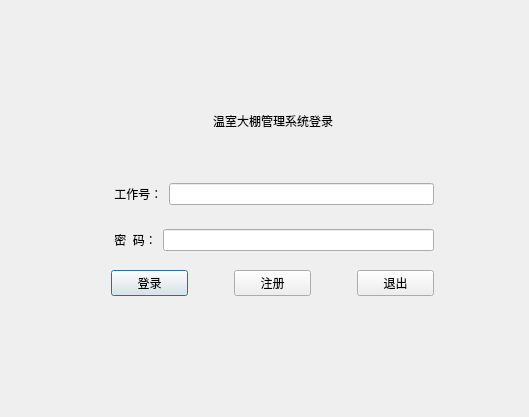
<?xml version="1.0" encoding="UTF-8"?>
<ui version="4.0">
 <class>LoginDialog</class>
 <widget class="QDialog" name="LoginDialog">
  <property name="geometry">
   <rect>
    <x>0</x>
    <y>0</y>
    <width>529</width>
    <height>417</height>
   </rect>
  </property>
  <property name="minimumSize">
   <size>
    <width>399</width>
    <height>252</height>
   </size>
  </property>
  <property name="focusPolicy">
   <enum>Qt::TabFocus</enum>
  </property>
  <property name="windowTitle">
   <string>LoginDialog</string>
  </property>
  <property name="styleSheet">
   <string notr="true"/>
  </property>
  <widget class="QWidget" name="layoutWidget">
   <property name="geometry">
    <rect>
     <x>60</x>
     <y>60</y>
     <width>425</width>
     <height>287</height>
    </rect>
   </property>
   <layout class="QVBoxLayout" name="verticalLayout">
    <item>
     <spacer name="verticalSpacer">
      <property name="orientation">
       <enum>Qt::Vertical</enum>
      </property>
      <property name="sizeType">
       <enum>QSizePolicy::Fixed</enum>
      </property>
      <property name="sizeHint" stdset="0">
       <size>
        <width>20</width>
        <height>40</height>
       </size>
      </property>
     </spacer>
    </item>
    <item>
     <layout class="QHBoxLayout" name="horizontalLayout_4">
      <item>
       <spacer name="horizontalSpacer_6">
        <property name="orientation">
         <enum>Qt::Horizontal</enum>
        </property>
        <property name="sizeType">
         <enum>QSizePolicy::Expanding</enum>
        </property>
        <property name="sizeHint" stdset="0">
         <size>
          <width>40</width>
          <height>20</height>
         </size>
        </property>
       </spacer>
      </item>
      <item>
       <widget class="QLabel" name="titlelabel">
        <property name="styleSheet">
         <string notr="true">font: 65 20pt &quot;Levenim MT&quot;;</string>
        </property>
        <property name="text">
         <string>&lt;html&gt;&lt;head/&gt;&lt;body&gt;&lt;p&gt;温室大棚管理系统登录&lt;/p&gt;&lt;/body&gt;&lt;/html&gt;</string>
        </property>
       </widget>
      </item>
      <item>
       <spacer name="horizontalSpacer_7">
        <property name="orientation">
         <enum>Qt::Horizontal</enum>
        </property>
        <property name="sizeType">
         <enum>QSizePolicy::Expanding</enum>
        </property>
        <property name="sizeHint" stdset="0">
         <size>
          <width>40</width>
          <height>20</height>
         </size>
        </property>
       </spacer>
      </item>
     </layout>
    </item>
    <item>
     <spacer name="verticalSpacer_2">
      <property name="orientation">
       <enum>Qt::Vertical</enum>
      </property>
      <property name="sizeType">
       <enum>QSizePolicy::Expanding</enum>
      </property>
      <property name="sizeHint" stdset="0">
       <size>
        <width>20</width>
        <height>13</height>
       </size>
      </property>
     </spacer>
    </item>
    <item>
     <layout class="QHBoxLayout" name="horizontalLayout_2">
      <item>
       <spacer name="horizontalSpacer_3">
        <property name="orientation">
         <enum>Qt::Horizontal</enum>
        </property>
        <property name="sizeType">
         <enum>QSizePolicy::Minimum</enum>
        </property>
        <property name="sizeHint" stdset="0">
         <size>
          <width>40</width>
          <height>20</height>
         </size>
        </property>
       </spacer>
      </item>
      <item>
       <widget class="QLabel" name="userlabel">
        <property name="sizePolicy">
         <sizepolicy hsizetype="Fixed" vsizetype="Preferred">
          <horstretch>0</horstretch>
          <verstretch>0</verstretch>
         </sizepolicy>
        </property>
        <property name="styleSheet">
         <string notr="true">font: 16pt &quot;Courier New&quot;;</string>
        </property>
        <property name="text">
         <string> 工作号：</string>
        </property>
       </widget>
      </item>
      <item>
       <widget class="QLineEdit" name="userline">
        <property name="sizePolicy">
         <sizepolicy hsizetype="Preferred" vsizetype="Fixed">
          <horstretch>0</horstretch>
          <verstretch>0</verstretch>
         </sizepolicy>
        </property>
       </widget>
      </item>
      <item>
       <spacer name="horizontalSpacer_4">
        <property name="orientation">
         <enum>Qt::Horizontal</enum>
        </property>
        <property name="sizeType">
         <enum>QSizePolicy::Minimum</enum>
        </property>
        <property name="sizeHint" stdset="0">
         <size>
          <width>40</width>
          <height>20</height>
         </size>
        </property>
       </spacer>
      </item>
     </layout>
    </item>
    <item>
     <spacer name="verticalSpacer_3">
      <property name="orientation">
       <enum>Qt::Vertical</enum>
      </property>
      <property name="sizeType">
       <enum>QSizePolicy::Minimum</enum>
      </property>
      <property name="sizeHint" stdset="0">
       <size>
        <width>20</width>
        <height>18</height>
       </size>
      </property>
     </spacer>
    </item>
    <item>
     <layout class="QHBoxLayout" name="horizontalLayout_3">
      <item>
       <spacer name="horizontalSpacer_5">
        <property name="orientation">
         <enum>Qt::Horizontal</enum>
        </property>
        <property name="sizeType">
         <enum>QSizePolicy::Minimum</enum>
        </property>
        <property name="sizeHint" stdset="0">
         <size>
          <width>40</width>
          <height>20</height>
         </size>
        </property>
       </spacer>
      </item>
      <item>
       <widget class="QLabel" name="passwordlabel">
        <property name="sizePolicy">
         <sizepolicy hsizetype="Fixed" vsizetype="Preferred">
          <horstretch>0</horstretch>
          <verstretch>0</verstretch>
         </sizepolicy>
        </property>
        <property name="styleSheet">
         <string notr="true">font: 16pt &quot;Courier New&quot;;</string>
        </property>
        <property name="text">
         <string> 密  码：</string>
        </property>
       </widget>
      </item>
      <item>
       <widget class="QLineEdit" name="passwordline">
        <property name="sizePolicy">
         <sizepolicy hsizetype="Preferred" vsizetype="Fixed">
          <horstretch>0</horstretch>
          <verstretch>0</verstretch>
         </sizepolicy>
        </property>
       </widget>
      </item>
      <item>
       <spacer name="horizontalSpacer_8">
        <property name="orientation">
         <enum>Qt::Horizontal</enum>
        </property>
        <property name="sizeType">
         <enum>QSizePolicy::Minimum</enum>
        </property>
        <property name="sizeHint" stdset="0">
         <size>
          <width>40</width>
          <height>20</height>
         </size>
        </property>
       </spacer>
      </item>
     </layout>
    </item>
    <item>
     <spacer name="verticalSpacer_4">
      <property name="orientation">
       <enum>Qt::Vertical</enum>
      </property>
      <property name="sizeType">
       <enum>QSizePolicy::Preferred</enum>
      </property>
      <property name="sizeHint" stdset="0">
       <size>
        <width>20</width>
        <height>13</height>
       </size>
      </property>
     </spacer>
    </item>
    <item>
     <layout class="QHBoxLayout" name="horizontalLayout">
      <item>
       <spacer name="horizontalSpacer_9">
        <property name="orientation">
         <enum>Qt::Horizontal</enum>
        </property>
        <property name="sizeType">
         <enum>QSizePolicy::Minimum</enum>
        </property>
        <property name="sizeHint" stdset="0">
         <size>
          <width>40</width>
          <height>20</height>
         </size>
        </property>
       </spacer>
      </item>
      <item>
       <widget class="QPushButton" name="loginbtn">
        <property name="sizePolicy">
         <sizepolicy hsizetype="Preferred" vsizetype="Fixed">
          <horstretch>0</horstretch>
          <verstretch>0</verstretch>
         </sizepolicy>
        </property>
        <property name="styleSheet">
         <string notr="true"/>
        </property>
        <property name="text">
         <string>登录</string>
        </property>
        <property name="flat">
         <bool>false</bool>
        </property>
       </widget>
      </item>
      <item>
       <spacer name="horizontalSpacer">
        <property name="orientation">
         <enum>Qt::Horizontal</enum>
        </property>
        <property name="sizeType">
         <enum>QSizePolicy::Minimum</enum>
        </property>
        <property name="sizeHint" stdset="0">
         <size>
          <width>40</width>
          <height>20</height>
         </size>
        </property>
       </spacer>
      </item>
      <item>
       <widget class="QPushButton" name="registerbtn">
        <property name="sizePolicy">
         <sizepolicy hsizetype="Preferred" vsizetype="Fixed">
          <horstretch>0</horstretch>
          <verstretch>0</verstretch>
         </sizepolicy>
        </property>
        <property name="styleSheet">
         <string notr="true"/>
        </property>
        <property name="text">
         <string>注册</string>
        </property>
        <property name="flat">
         <bool>false</bool>
        </property>
       </widget>
      </item>
      <item>
       <spacer name="horizontalSpacer_2">
        <property name="orientation">
         <enum>Qt::Horizontal</enum>
        </property>
        <property name="sizeType">
         <enum>QSizePolicy::Minimum</enum>
        </property>
        <property name="sizeHint" stdset="0">
         <size>
          <width>40</width>
          <height>20</height>
         </size>
        </property>
       </spacer>
      </item>
      <item>
       <widget class="QPushButton" name="exitbtn">
        <property name="sizePolicy">
         <sizepolicy hsizetype="Preferred" vsizetype="Fixed">
          <horstretch>0</horstretch>
          <verstretch>0</verstretch>
         </sizepolicy>
        </property>
        <property name="styleSheet">
         <string notr="true"/>
        </property>
        <property name="text">
         <string>退出</string>
        </property>
        <property name="autoDefault">
         <bool>true</bool>
        </property>
        <property name="flat">
         <bool>false</bool>
        </property>
       </widget>
      </item>
      <item>
       <spacer name="horizontalSpacer_10">
        <property name="orientation">
         <enum>Qt::Horizontal</enum>
        </property>
        <property name="sizeType">
         <enum>QSizePolicy::Minimum</enum>
        </property>
        <property name="sizeHint" stdset="0">
         <size>
          <width>40</width>
          <height>20</height>
         </size>
        </property>
       </spacer>
      </item>
     </layout>
    </item>
    <item>
     <spacer name="verticalSpacer_5">
      <property name="orientation">
       <enum>Qt::Vertical</enum>
      </property>
      <property name="sizeType">
       <enum>QSizePolicy::Preferred</enum>
      </property>
      <property name="sizeHint" stdset="0">
       <size>
        <width>20</width>
        <height>40</height>
       </size>
      </property>
     </spacer>
    </item>
   </layout>
  </widget>
 </widget>
 <layoutdefault spacing="6" margin="11"/>
 <resources/>
 <connections/>
</ui>
